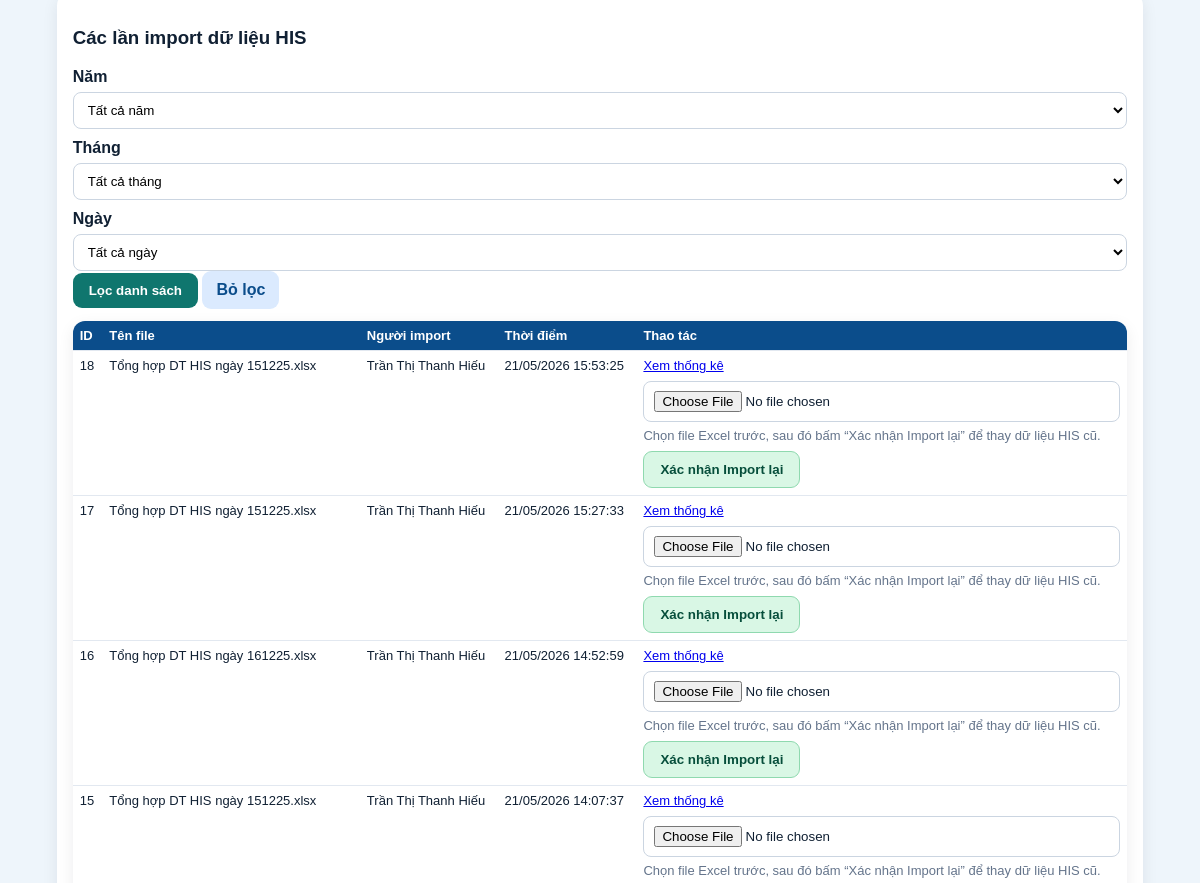
Page /cash-control (signed in, middle part) on the earlier database version.
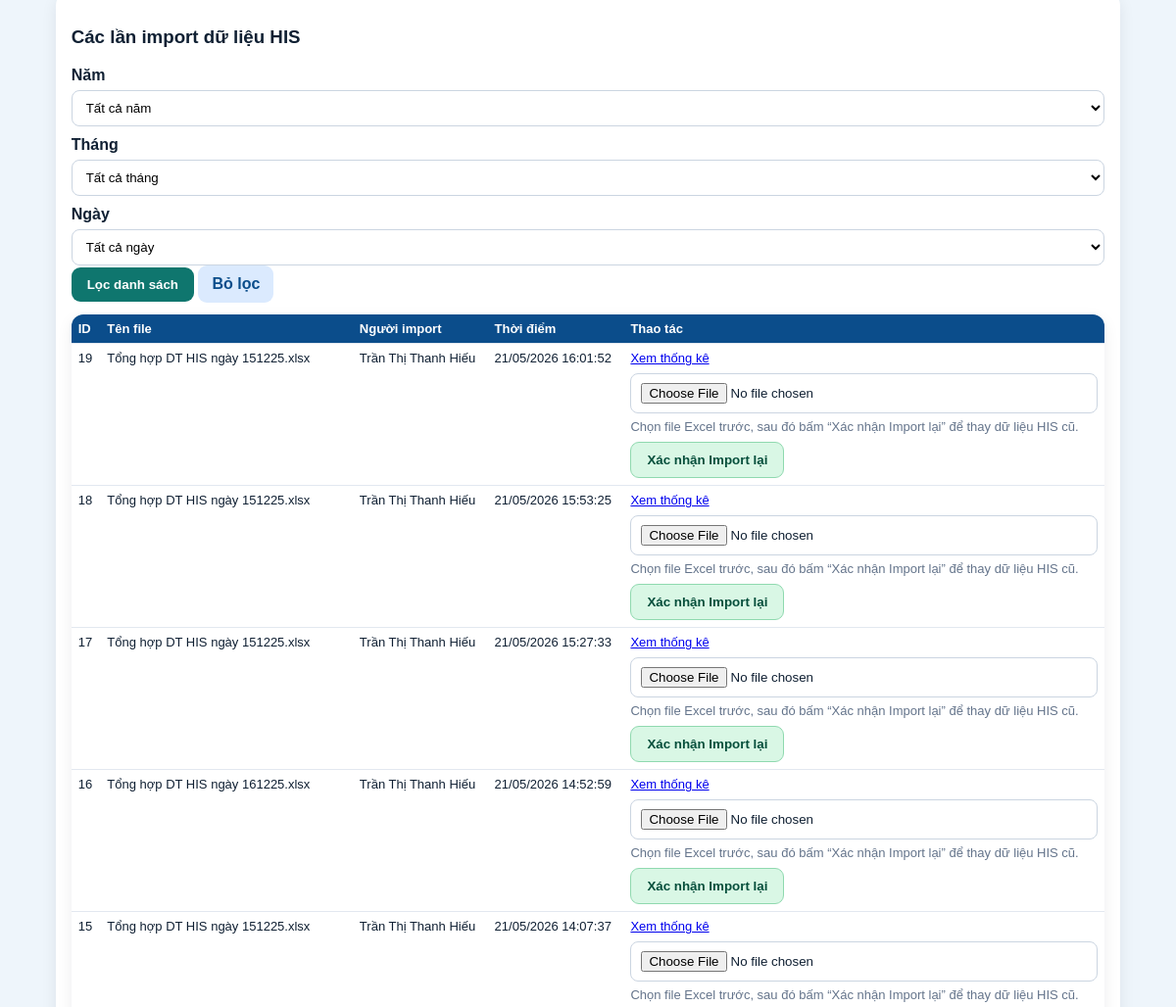
Same page on the later database version.
### tables this page shows
CREATE TABLE cash_control_batches (
                id INTEGER PRIMARY KEY AUTOINCREMENT,
                title TEXT NOT NULL,
                original_filename TEXT,
                report_date TEXT,
                created_by INTEGER NOT NULL,
                created_at TEXT NOT NULL DEFAULT CURRENT_TIMESTAMP,
                FOREIGN KEY(created_by) REFERENCES users(id)
            );

### app/models.py (models this page shows)
class Users(Base):
    __tablename__ = "users"
    id = Column(Integer, primary_key=True)
    username = Column(String, unique=True, nullable=False, index=True)
    full_name = Column(String, nullable=False)
    password_hash = Column(String, nullable=False)
    unit_code = Column(String, nullable=False, default="THANH_VIEN_TRUNG_TAP")
    role_code = Column(String, nullable=False, default="THANH_VIEN_TRUNG_TAP")
    position_title = Column(String, nullable=False, default="Thành viên trưng tập")
    is_active = Column(Integer, nullable=False, default=1)
    created_at = Column(String, nullable=False)
    status = column_property(
        case(
            (is_active == 1, "ACTIVE"),
            else_="LOCKED",
        )
    )

### app/routers/cash_control.py (the view)
@router.get("")
def cash_control_index(request: Request):
    denied = require_login(request)
    if denied:
        return denied
    user = request.state.user
    active_main_tab = request.query_params.get("main_tab") or "summary"
    active_summary_tab = request.query_params.get("summary_tab") or "his"
    if user.get("role_code") in BOARD_ROLES:
        active_main_tab = "voucher"
        active_summary_tab = "his"
    selected_his_import_year = query_text(request, "his_import_year")
    selected_his_import_month = query_text(request, "his_import_month")
    selected_his_import_day = query_text(request, "his_import_day")
    selected_cashbook_import_year = query_text(request, "cashbook_import_year")
    selected_cashbook_import_month = query_text(request, "cashbook_import_month")
    selected_cashbook_import_day = query_text(request, "cashbook_import_day")
    selected_accounting_import_year = query_text(request, "accounting_import_year")
    selected_accounting_import_month = query_text(request, "accounting_import_month")
    selected_accounting_import_day = query_text(request, "accounting_import_day")
    selected_cash_voucher_year = query_text(request, "cash_voucher_year")
    selected_cash_voucher_month = query_text(request, "cash_voucher_month")
    selected_cash_voucher_day = query_text(request, "cash_voucher_day")
    editing_voucher_id = query_int(request, "editing_voucher_id")
    if user.get("role_code") in BOARD_ROLES:
        editing_voucher_id = None
    with get_conn() as conn:
        batches = conn.execute(
            """
            SELECT b.*, u.full_name AS creator_name
            FROM cash_control_batches b
            JOIN users u ON u.id = b.created_by
            ORDER BY b.id DESC
            """
        ).fetchall()
        cash_voucher_where = ["1=1"]
        cash_voucher_params: list[Any] = []
        if user.get("role_code") == "ADMIN":
            pass
        elif user.get("role_code") in HEAD_ROLES:
            pass
        elif user.get("role_code") in BOARD_ROLES:
            cash_voucher_where.append("v.status IN ('SUBMITTED_TO_BOARD', 'BOARD_VIEWED', 'BOARD_SAVED')")
        else:
            cash_voucher_where.append("v.created_by = ?")
            cash_voucher_params.append(user["id"])
        if selected_cash_voucher_year:
            cash_voucher_where.append("strftime('%Y', v.created_at) = ?")
            cash_voucher_params.append(selected_cash_voucher_year)
        if selected_cash_voucher_month:
            cash_voucher_where.append("strftime('%m', v.created_at) = ?")
            cash_voucher_params.append(selected_cash_voucher_month.zfill(2))
        if selected_cash_voucher_day:
            cash_voucher_where.append("strftime('%d', v.created_at) = ?")
            cash_voucher_params.append(selected_cash_voucher_day.zfill(2))
        cash_voucher_where_sql = " AND ".join(cash_voucher_where)
        cash_control_vouchers = conn.execute(
            f"""
            SELECT v.*, u.full_name AS creator_name
            FROM cash_control_vouchers v
            JOIN users u ON u.id = v.created_by
            WHERE {cash_voucher_where_sql}
            ORDER BY v.id DESC
            """,
            cash_voucher_params,
        ).fetchall()
        cash_control_voucher_years = conn.execute(
            """
            SELECT DISTINCT strftime('%Y', created_at) AS year
            FROM cash_control_vouchers
            WHERE created_at IS NOT NULL
            ORDER BY year DESC
            """
        ).fetchall()
        editing_cash_voucher = None
        if editing_voucher_id:
            editing_cash_voucher = conn.execute(
                """
                SELECT v.*, u.full_name AS creator_name
                FROM cash_control_vouchers v
                JOIN users u ON u.id = v.created_by
                WHERE v.id = ?
                """,
                (editing_voucher_id,),
            ).fetchone()
            if not can_view_cash_control_voucher(user, editing_cash_voucher):
                editing_cash_voucher = None
    cash_control_voucher_rows = []
    for row in cash_control_vouchers:
        item = dict(row)
        item["is_new_for_current_user"] = False
        if user["role_code"] == "ADMIN" and item["status"] in ("SUBMITTED_TO_HEAD", "SUBMITTED_TO_BOARD"):
            item["is_new_for_current_user"] = True
        elif user["role_code"] in HEAD_ROLES and item["status"] == "SUBMITTED_TO_HEAD" and item["current_handler"] == user["id"]:
            item["is_new_for_current_user"] = True
        elif user["role_code"] in BOARD_ROLES and item["status"] == "SUBMITTED_TO_BOARD" and (
            item["current_handler"] == user["id"]
            or item["board_user_id"] == user["id"]
            or item["current_handler"] is None
        ):
            item["is_new_for_current_user"] = True
        cash_control_voucher_rows.append(item)
    cash_control_new_count = sum(1 for item in cash_control_voucher_rows if item["is_new_for_current_user"])
    cash_control_voucher_months = [f"{i:02d}" for i in range(1, 13)]
    cash_control_voucher_days = [f"{i:02d}" for i in range(1, 32)]
    his_import_filter_choices = import_filter_choices(list(batches))
    filtered_batches = filter_import_batches(
        list(batches),
        selected_year=selected_his_import_year,
        selected_month=selected_his_import_month,
        selected_day=selected_his_import_day,
    )
    selected_his_batch_id = query_int(request, "his_batch_id")
    selected_cashbook_batch_id = query_int(request, "cashbook_batch_id")
    selected_accounting_batch_id = query_int(request, "accounting_batch_id")
    if active_main_tab == "voucher" and editing_cash_voucher:
        if selected_his_batch_id is None:
            selected_his_batch_id = editing_cash_voucher["his_batch_id"]
        if selected_cashbook_batch_id is None:
            selected_cashbook_batch_id = editing_cash_voucher["cashbook_batch_id"]
        if selected_accounting_batch_id is None:
            selected_accounting_batch_id = editing_cash_voucher["accounting_batch_id"]
    his_context = load_latest_his_context(selected_his_batch_id) if active_main_tab in {"reconcile", "voucher"} else {
        "selected_batch": None,
        "summaries": [],
        "totals": {},
    }
    cashbook_context = load_cashbook_context(selected_cashbook_batch_id)
    accounting_context = load_accounting_context(selected_accounting_batch_id)
    reconcile_context = build_reconcile_context(
        his_context["totals"],
        his_context["summaries"],
        cashbook_context,
        accounting_context,
        his_context["selected_batch"]["id"] if his_context["selected_batch"] else None,
    )
    control_voucher_context = build_control_voucher_context(
        his_context["totals"],
        cashbook_context,
        accounting_context,
    )
    signature_user_context = load_cash_control_signature_users()
    cashbook_import_filter_choices = import_filter_choices(list(cashbook_context.get("cashbook_batches", [])))
    accounting_import_filter_choices = import_filter_choices(list(accounting_context.get("accounting_batches", [])))
    filtered_cashbook_batches = filter_import_batches(
        list(cashbook_context.get("cashbook_batches", [])),
        selected_year=selected_cashbook_import_year,
        selected_month=selected_cashbook_import_month,
        selected_day=selected_cashbook_import_day,
    )
    filtered_accounting_batches = filter_import_batches(
        list(accounting_context.get("accounting_batches", [])),
        selected_year=selected_accounting_import_year,
        selected_month=selected_accounting_import_month,
        selected_day=selected_accounting_import_day,
    )
    return templates.TemplateResponse(
        "cash_control_index.html",
        {
            "request": request,
            "user": user,
            "batches": filtered_batches,
            "his_import_years": his_import_filter_choices["years"],
            "his_import_months": his_import_filter_choices["months"],
            "his_import_days": his_import_filter_choices["days"],
            "selected_his_import_year": selected_his_import_year,
            "selected_his_import_month": selected_his_import_month.zfill(2) if selected_his_import_month else "",
            "selected_his_import_day": selected_his_import_day.zfill(2) if selected_his_import_day else "",
            "cashbook_batches_filtered": filtered_cashbook_batches,
            "cashbook_import_years": cashbook_import_filter_choices["years"],
            "cashbook_import_months": cashbook_import_filter_choices["months"],
            "cashbook_import_days": cashbook_import_filter_choices["days"],
            "selected_cashbook_import_year": selected_cashbook_import_year,
            "selected_cashbook_import_month": selected_cashbook_import_month.zfill(2) if selected_cashbook_import_month else "",
            "selected_cashbook_import_day": selected_cashbook_import_day.zfill(2) if selected_cashbook_import_day else "",
            "accounting_batches_filtered": filtered_accounting_batches,
            "accounting_import_years": accounting_import_filter_choices["years"],
            "accounting_import_months": accounting_import_filter_choices["months"],
            "accounting_import_days": accounting_import_filter_choices["days"],
            "selected_accounting_import_year": selected_accounting_import_year,
            "selected_accounting_import_month": selected_accounting_import_month.zfill(2) if selected_accounting_import_month else "",
            "selected_accounting_import_day": selected_accounting_import_day.zfill(2) if selected_accounting_import_day else "",
            "cash_control_status_labels": CASH_CONTROL_STATUS_LABELS,
            "cash_control_vouchers": cash_control_voucher_rows,
            "cash_control_voucher_years": cash_control_voucher_years,
            "cash_control_voucher_months": cash_control_voucher_months,
            "cash_control_new_count": cash_control_new_count,
            "cash_control_voucher_days": cash_control_voucher_days,
            "selected_cash_voucher_year": selected_cash_voucher_year,
            "selected_cash_voucher_month": selected_cash_voucher_month.zfill(2) if selected_cash_voucher_month else "",
            "selected_cash_voucher_day": selected_cash_voucher_day.zfill(2) if selected_cash_voucher_day else "",
            "editing_cash_voucher": editing_cash_voucher,
            "selected_batch": his_context["selected_batch"],
            "summaries": his_context["summaries"],
            "totals": his_context["totals"],
            "error": None,
            "active_main_tab": active_main_tab,
            "active_summary_tab": active_summary_tab,
            "cash_control_revenue_items": CASH_CONTROL_REVENUE_ITEMS,
            "cash_control_expense_items": CASH_CONTROL_EXPENSE_ITEMS,
            "format_vn_sqlite_datetime": format_vn_sqlite_datetime,
            "format_vn_control_date": format_vn_control_date,
            "selected_his_batch_id": selected_his_batch_id or (his_context["selected_batch"]["id"] if his_context["selected_batch"] else None),
            "selected_cashbook_batch_id": selected_cashbook_batch_id or (cashbook_context["selected_cashbook_batch"]["id"] if cashbook_context["selected_cashbook_batch"] else None),
            "selected_accounting_batch_id": selected_accounting_batch_id or (accounting_context["selected_accounting_batch"]["id"] if accounting_context["selected_accounting_batch"] else None),
            **cashbook_context,
            **accounting_context,
            **reconcile_context,
            **control_voucher_context,
            **signature_user_context,
        },
    )

### app/templates/cash_control_index.html (shortened to what this page needs)
{% extends 'base.html' %}
{% block content %}
{% if active_main_tab == 'summary' %}
  {% if active_summary_tab == 'his' %}
  <div class="panel">
    <h3>Các lần import dữ liệu HIS</h3>
    <form method="get" action="/cash-control" class="grid3" style="margin-bottom:12px;">
      <div>
        <label>Năm</label>
        <select name="his_import_year">
          <option value="">Tất cả năm</option>
        </select>
      </div>
      <div>
        <label>Tháng</label>
        <select name="his_import_month">
          <option value="">Tất cả tháng</option>
        </select>
      </div>
      <div>
        <label>Ngày</label>
        <select name="his_import_day">
          <option value="">Tất cả ngày</option>
        </select>
      </div>
      <div style="grid-column:1/-1;">
        <button class="primary cash-control-ui-font" type="submit">Lọc danh sách</button>
        <a class="secondary-link cash-control-ui-font" href="/cash-control?main_tab=summary&summary_tab=his">Bỏ lọc</a>
      </div>
    </form>
    <table class="table compact">
      <thead>
        <tr>
          <th>ID</th>
          <th>Tên file</th>
          <th>Người import</th>
          <th>Thời điểm</th>
          <th>Thao tác</th>
        </tr>
      </thead>
      <tbody>
        {% for b in batches %}
        <tr>
          <td>{{ b.id }}</td>
          <td>{{ b.original_filename }}</td>
          <td>{{ b.creator_name }}</td>
          <td>{{ format_vn_sqlite_datetime(b.created_at) }}</td>
          <td>
            <a href="/cash-control/{{ b.id }}?main_tab=summary&summary_tab=his">Xem thống kê</a>
            <form method="post" action="/cash-control/import/{{ b.id }}/replace" enctype="multipart/form-data" style="margin-top:8px;">
              <input type="file" name="revenue_file" accept=".xlsx" required>
              <div class="muted" style="margin-top:6px;">
                Chọn file Excel trước, sau đó bấm “Xác nhận Import lại” để thay dữ liệu HIS cũ.
              </div>
              <button class="secondary cash-control-ui-font cash-btn-confirm-import" type="submit" style="margin-top:8px;" onclick="return confirm('Bạn chắc chắn muốn import lại dữ liệu HIS? Dữ liệu cũ sẽ được thay bằng file mới.');">Xác nhận Import lại</button>
            </form>
          </td>
        </tr>
        {% else %}
        <tr><td colspan="5" class="empty">Chưa có dữ liệu import HIS.</td></tr>
        {% endfor %}
      </tbody>
    </table>
  </div>
  {% endif %}
{% endif %}
{% endblock %}

Differences in the rows shown:
added cash_control_batches: id "19", original_filename "Tổng hợp DT HIS ngày 151225.xlsx", creator_name "Trần Thị Thanh Hiếu", created_at "21/05/2026 16:01:52"
